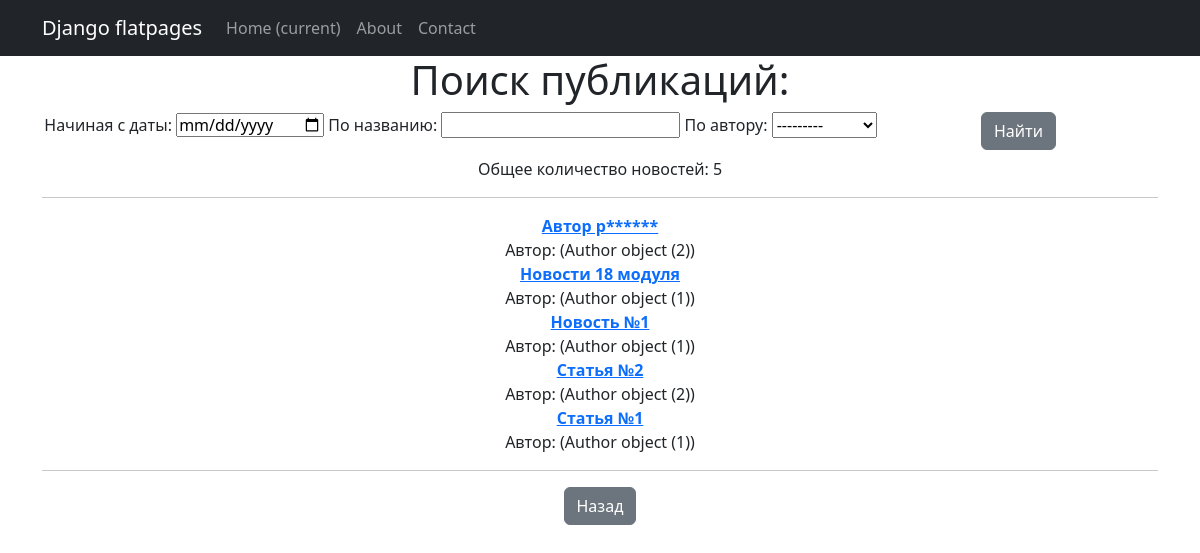
Page /news/search/ on the earlier database version.
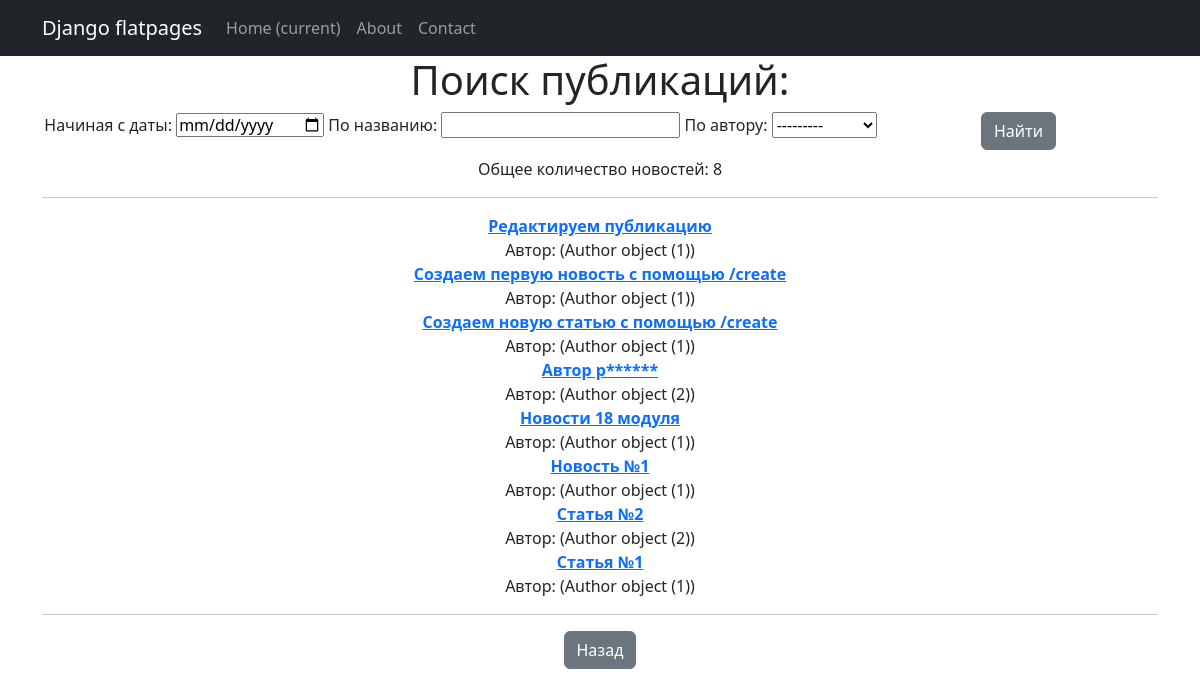
Same page on the later database version.
### news/models.py (models this page shows, shortened)
class Post(models.Model):
    author = models.ForeignKey(Author, on_delete=models.CASCADE, related_name='posts')
    post_type = models.CharField(max_length=2, choices=POST_TYPE_CHOICES, default=ARTICLE)
    created_at = models.DateTimeField(auto_now_add=True)
    categories = models.ManyToManyField(Category, through='PostCategory', related_name='posts')
    title = models.CharField(max_length=200)
    text = models.TextField()
    rating = models.IntegerField(default=0)

class Author(models.Model):
    user = models.OneToOneField(User, on_delete=models.CASCADE, related_name='author')
    rating = models.IntegerField(default=0)

### news/views.py (the view)
# urls.py: path('search/', Search.as_view()),
class Search(ListView):
    model = Post
    template_name = 'search.html'
    context_object_name = 'post_search'
    ordering = '-created_at'
    filter_class = PostFilter
    paginate_by = 10
    def get_queryset(self):
        queryset = super().get_queryset()
        self.filter = self.filter_class(self.request.GET, queryset=queryset)
        return self.filter.qs.all()
    def get_context_data(self, **kwargs):
        context = super().get_context_data(**kwargs)
        context['filter'] = self.filter
        context['list_in_page'] = self.paginate_by
        context['all_posts'] = Post.objects.all()
        return context

### news/templatetags/custom_filters.py (called while the page is built)
@register.filter()
def censor(value):
   if not isinstance(value, str):
      raise ValueError("Фильтр censor применяется только к строковым переменным.")
   def replace_bad_word(match):
      word = match.group(0)
      return word[0] + '*' * (len(word) - 1)
   pattern = re.compile(r'\b(' + '|'.join(map(re.escape, bad_words)) + r')\b', re.IGNORECASE)
   censored_value = pattern.sub(replace_bad_word, value)
   return censored_value

### templates/search.html (shortened to what this page needs)
{% extends 'flatpages/default.html' %}
{% load custom_filters %}
{% load custom_tags %}
{% block content %}
    <h1>Поиск публикаций:</h1>
            <form method="GET">
            <div style="float:left; width:75%; height:45px; line-height:20px">
                <label for="created_at">Начиная с даты:</label>
                <input type="date" id="created_at" name="created_at__gt">
                <label for="title">По названию:</label>
                <input type="text" id="title" name="title__icontains">
                <label for="author">По автору:</label>
                <select name="author" id="author">
                    <option value="0">---------</option>
                </select>
            </div>
            <div style="float:left; width:25%; height:45px; line-height:35px">
                <button type="submit" class="btn btn-secondary">Найти</button>
            </div>
            </form>
        <p>Общее количество новостей: {{ post_search|length }}</p>
        <hr>
        {% if post_search %}
            {% for newnews in object_list %}
            {% autoescape off %}
            <a href="{{ newnews.id }}"><b>{{ newnews.title|censor }}</b></a><br>
            {% endautoescape %}
            <span>Автор: ({{ newnews.author }})</span><br>
            {% endfor %}
        {% else %}
            <h2>По заданным параметрам поиска публикаций нет!</h2>
        {% endif %}
    <hr>
<input type=button value="Назад" class="btn btn-secondary" onClick="javascript:history.go(-1);">
{% endblock content %}

### templates/flatpages/default.html (shortened to what this page needs)
<!DOCTYPE html>
<html lang="en">
    <head>
        {% load static %}
        <link href="{% static 'css/styles.css' %}" rel="stylesheet" />
    </head>
    <body>
        <nav class="navbar navbar-expand-lg navbar-dark bg-dark static-top">
           <div class="container">
               <a class="navbar-brand" href="#">Django flatpages</a>
               <div class="collapse navbar-collapse" id="navbarResponsive">
                   <ul class="navbar-nav ml-auto">
                       <li class="nav-item active">
                           <a class="nav-link" href="#">Home
                               <span class="sr-only">(current)</span>
                           </a>
                       </li>
                       <li class="nav-item">
                           <a class="nav-link" href="/about/">About</a>
                       </li>
                       <li class="nav-item">
                           <a class="nav-link" href="/contacts/">Contact</a>
                       </li>
                   </ul>
               </div>
           </div>
        </nav>
        <div class="container">
            <div class="row">
                <div class="col-lg-12 text-center">
                    {% block content %}{% endblock content %}
                </div>
            </div>
        </div>
    </body>
</html>

Differences in the rows shown:
added Post: title|censor "Редактируем публикацию", author "Author object (1)"
added Post: title|censor "Создаем первую новость с помощью /create", author "Author object (1)"
added Post: title|censor "Создаем новую статью с помощью /create", author "Author object (1)"
Other differences:
{{ post_search|length }}: "5" → "8"
